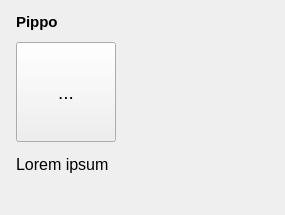
<?xml version="1.0" encoding="UTF-8"?>
<ui version="4.0">
 <class>ImageMessageFrame</class>
 <widget class="QFrame" name="ImageMessageFrame">
  <property name="geometry">
   <rect>
    <x>0</x>
    <y>0</y>
    <width>285</width>
    <height>215</height>
   </rect>
  </property>
  <property name="sizePolicy">
   <sizepolicy hsizetype="Preferred" vsizetype="Preferred">
    <horstretch>0</horstretch>
    <verstretch>0</verstretch>
   </sizepolicy>
  </property>
  <property name="maximumSize">
   <size>
    <width>16777215</width>
    <height>16777215</height>
   </size>
  </property>
  <property name="font">
   <font>
    <pointsize>14</pointsize>
   </font>
  </property>
  <property name="cursor">
   <cursorShape>PointingHandCursor</cursorShape>
  </property>
  <property name="frameShape">
   <enum>QFrame::NoFrame</enum>
  </property>
  <property name="frameShadow">
   <enum>QFrame::Plain</enum>
  </property>
  <property name="lineWidth">
   <number>0</number>
  </property>
  <widget class="QLabel" name="senderNameLabel">
   <property name="geometry">
    <rect>
     <x>16</x>
     <y>6</y>
     <width>380</width>
     <height>32</height>
    </rect>
   </property>
   <property name="palette">
    <palette>
     <active>
      <colorrole role="WindowText">
       <brush brushstyle="SolidPattern">
        <color alpha="255">
         <red>0</red>
         <green>0</green>
         <blue>0</blue>
        </color>
       </brush>
      </colorrole>
      <colorrole role="Button">
       <brush brushstyle="SolidPattern">
        <color alpha="255">
         <red>114</red>
         <green>159</green>
         <blue>207</blue>
        </color>
       </brush>
      </colorrole>
      <colorrole role="Light">
       <brush brushstyle="SolidPattern">
        <color alpha="255">
         <red>196</red>
         <green>225</green>
         <blue>255</blue>
        </color>
       </brush>
      </colorrole>
      <colorrole role="Midlight">
       <brush brushstyle="SolidPattern">
        <color alpha="255">
         <red>155</red>
         <green>192</green>
         <blue>231</blue>
        </color>
       </brush>
      </colorrole>
      <colorrole role="Dark">
       <brush brushstyle="SolidPattern">
        <color alpha="255">
         <red>57</red>
         <green>79</green>
         <blue>103</blue>
        </color>
       </brush>
      </colorrole>
      <colorrole role="Mid">
       <brush brushstyle="SolidPattern">
        <color alpha="255">
         <red>76</red>
         <green>106</green>
         <blue>138</blue>
        </color>
       </brush>
      </colorrole>
      <colorrole role="Text">
       <brush brushstyle="SolidPattern">
        <color alpha="255">
         <red>0</red>
         <green>0</green>
         <blue>0</blue>
        </color>
       </brush>
      </colorrole>
      <colorrole role="BrightText">
       <brush brushstyle="SolidPattern">
        <color alpha="255">
         <red>255</red>
         <green>255</green>
         <blue>255</blue>
        </color>
       </brush>
      </colorrole>
      <colorrole role="ButtonText">
       <brush brushstyle="SolidPattern">
        <color alpha="255">
         <red>0</red>
         <green>0</green>
         <blue>0</blue>
        </color>
       </brush>
      </colorrole>
      <colorrole role="Base">
       <brush brushstyle="SolidPattern">
        <color alpha="255">
         <red>255</red>
         <green>255</green>
         <blue>255</blue>
        </color>
       </brush>
      </colorrole>
      <colorrole role="Window">
       <brush brushstyle="SolidPattern">
        <color alpha="255">
         <red>114</red>
         <green>159</green>
         <blue>207</blue>
        </color>
       </brush>
      </colorrole>
      <colorrole role="Shadow">
       <brush brushstyle="SolidPattern">
        <color alpha="255">
         <red>0</red>
         <green>0</green>
         <blue>0</blue>
        </color>
       </brush>
      </colorrole>
      <colorrole role="AlternateBase">
       <brush brushstyle="SolidPattern">
        <color alpha="255">
         <red>184</red>
         <green>207</green>
         <blue>231</blue>
        </color>
       </brush>
      </colorrole>
      <colorrole role="ToolTipBase">
       <brush brushstyle="SolidPattern">
        <color alpha="255">
         <red>255</red>
         <green>255</green>
         <blue>220</blue>
        </color>
       </brush>
      </colorrole>
      <colorrole role="ToolTipText">
       <brush brushstyle="SolidPattern">
        <color alpha="255">
         <red>0</red>
         <green>0</green>
         <blue>0</blue>
        </color>
       </brush>
      </colorrole>
      <colorrole role="PlaceholderText">
       <brush brushstyle="SolidPattern">
        <color alpha="128">
         <red>0</red>
         <green>0</green>
         <blue>0</blue>
        </color>
       </brush>
      </colorrole>
     </active>
     <inactive>
      <colorrole role="WindowText">
       <brush brushstyle="SolidPattern">
        <color alpha="255">
         <red>0</red>
         <green>0</green>
         <blue>0</blue>
        </color>
       </brush>
      </colorrole>
      <colorrole role="Button">
       <brush brushstyle="SolidPattern">
        <color alpha="255">
         <red>114</red>
         <green>159</green>
         <blue>207</blue>
        </color>
       </brush>
      </colorrole>
      <colorrole role="Light">
       <brush brushstyle="SolidPattern">
        <color alpha="255">
         <red>196</red>
         <green>225</green>
         <blue>255</blue>
        </color>
       </brush>
      </colorrole>
      <colorrole role="Midlight">
       <brush brushstyle="SolidPattern">
        <color alpha="255">
         <red>155</red>
         <green>192</green>
         <blue>231</blue>
        </color>
       </brush>
      </colorrole>
      <colorrole role="Dark">
       <brush brushstyle="SolidPattern">
        <color alpha="255">
         <red>57</red>
         <green>79</green>
         <blue>103</blue>
        </color>
       </brush>
      </colorrole>
      <colorrole role="Mid">
       <brush brushstyle="SolidPattern">
        <color alpha="255">
         <red>76</red>
         <green>106</green>
         <blue>138</blue>
        </color>
       </brush>
      </colorrole>
      <colorrole role="Text">
       <brush brushstyle="SolidPattern">
        <color alpha="255">
         <red>0</red>
         <green>0</green>
         <blue>0</blue>
        </color>
       </brush>
      </colorrole>
      <colorrole role="BrightText">
       <brush brushstyle="SolidPattern">
        <color alpha="255">
         <red>255</red>
         <green>255</green>
         <blue>255</blue>
        </color>
       </brush>
      </colorrole>
      <colorrole role="ButtonText">
       <brush brushstyle="SolidPattern">
        <color alpha="255">
         <red>0</red>
         <green>0</green>
         <blue>0</blue>
        </color>
       </brush>
      </colorrole>
      <colorrole role="Base">
       <brush brushstyle="SolidPattern">
        <color alpha="255">
         <red>255</red>
         <green>255</green>
         <blue>255</blue>
        </color>
       </brush>
      </colorrole>
      <colorrole role="Window">
       <brush brushstyle="SolidPattern">
        <color alpha="255">
         <red>114</red>
         <green>159</green>
         <blue>207</blue>
        </color>
       </brush>
      </colorrole>
      <colorrole role="Shadow">
       <brush brushstyle="SolidPattern">
        <color alpha="255">
         <red>0</red>
         <green>0</green>
         <blue>0</blue>
        </color>
       </brush>
      </colorrole>
      <colorrole role="AlternateBase">
       <brush brushstyle="SolidPattern">
        <color alpha="255">
         <red>184</red>
         <green>207</green>
         <blue>231</blue>
        </color>
       </brush>
      </colorrole>
      <colorrole role="ToolTipBase">
       <brush brushstyle="SolidPattern">
        <color alpha="255">
         <red>255</red>
         <green>255</green>
         <blue>220</blue>
        </color>
       </brush>
      </colorrole>
      <colorrole role="ToolTipText">
       <brush brushstyle="SolidPattern">
        <color alpha="255">
         <red>0</red>
         <green>0</green>
         <blue>0</blue>
        </color>
       </brush>
      </colorrole>
      <colorrole role="PlaceholderText">
       <brush brushstyle="SolidPattern">
        <color alpha="128">
         <red>0</red>
         <green>0</green>
         <blue>0</blue>
        </color>
       </brush>
      </colorrole>
     </inactive>
     <disabled>
      <colorrole role="WindowText">
       <brush brushstyle="SolidPattern">
        <color alpha="255">
         <red>57</red>
         <green>79</green>
         <blue>103</blue>
        </color>
       </brush>
      </colorrole>
      <colorrole role="Button">
       <brush brushstyle="SolidPattern">
        <color alpha="255">
         <red>114</red>
         <green>159</green>
         <blue>207</blue>
        </color>
       </brush>
      </colorrole>
      <colorrole role="Light">
       <brush brushstyle="SolidPattern">
        <color alpha="255">
         <red>196</red>
         <green>225</green>
         <blue>255</blue>
        </color>
       </brush>
      </colorrole>
      <colorrole role="Midlight">
       <brush brushstyle="SolidPattern">
        <color alpha="255">
         <red>155</red>
         <green>192</green>
         <blue>231</blue>
        </color>
       </brush>
      </colorrole>
      <colorrole role="Dark">
       <brush brushstyle="SolidPattern">
        <color alpha="255">
         <red>57</red>
         <green>79</green>
         <blue>103</blue>
        </color>
       </brush>
      </colorrole>
      <colorrole role="Mid">
       <brush brushstyle="SolidPattern">
        <color alpha="255">
         <red>76</red>
         <green>106</green>
         <blue>138</blue>
        </color>
       </brush>
      </colorrole>
      <colorrole role="Text">
       <brush brushstyle="SolidPattern">
        <color alpha="255">
         <red>57</red>
         <green>79</green>
         <blue>103</blue>
        </color>
       </brush>
      </colorrole>
      <colorrole role="BrightText">
       <brush brushstyle="SolidPattern">
        <color alpha="255">
         <red>255</red>
         <green>255</green>
         <blue>255</blue>
        </color>
       </brush>
      </colorrole>
      <colorrole role="ButtonText">
       <brush brushstyle="SolidPattern">
        <color alpha="255">
         <red>57</red>
         <green>79</green>
         <blue>103</blue>
        </color>
       </brush>
      </colorrole>
      <colorrole role="Base">
       <brush brushstyle="SolidPattern">
        <color alpha="255">
         <red>114</red>
         <green>159</green>
         <blue>207</blue>
        </color>
       </brush>
      </colorrole>
      <colorrole role="Window">
       <brush brushstyle="SolidPattern">
        <color alpha="255">
         <red>114</red>
         <green>159</green>
         <blue>207</blue>
        </color>
       </brush>
      </colorrole>
      <colorrole role="Shadow">
       <brush brushstyle="SolidPattern">
        <color alpha="255">
         <red>0</red>
         <green>0</green>
         <blue>0</blue>
        </color>
       </brush>
      </colorrole>
      <colorrole role="AlternateBase">
       <brush brushstyle="SolidPattern">
        <color alpha="255">
         <red>114</red>
         <green>159</green>
         <blue>207</blue>
        </color>
       </brush>
      </colorrole>
      <colorrole role="ToolTipBase">
       <brush brushstyle="SolidPattern">
        <color alpha="255">
         <red>255</red>
         <green>255</green>
         <blue>220</blue>
        </color>
       </brush>
      </colorrole>
      <colorrole role="ToolTipText">
       <brush brushstyle="SolidPattern">
        <color alpha="255">
         <red>0</red>
         <green>0</green>
         <blue>0</blue>
        </color>
       </brush>
      </colorrole>
      <colorrole role="PlaceholderText">
       <brush brushstyle="SolidPattern">
        <color alpha="128">
         <red>0</red>
         <green>0</green>
         <blue>0</blue>
        </color>
       </brush>
      </colorrole>
     </disabled>
    </palette>
   </property>
   <property name="font">
    <font>
     <pointsize>11</pointsize>
     <weight>75</weight>
     <bold>true</bold>
    </font>
   </property>
   <property name="cursor">
    <cursorShape>PointingHandCursor</cursorShape>
   </property>
   <property name="text">
    <string>Pippo</string>
   </property>
  </widget>
  <widget class="QToolButton" name="imageToolButton">
   <property name="geometry">
    <rect>
     <x>16</x>
     <y>42</y>
     <width>100</width>
     <height>100</height>
    </rect>
   </property>
   <property name="cursor">
    <cursorShape>PointingHandCursor</cursorShape>
   </property>
   <property name="text">
    <string>...</string>
   </property>
  </widget>
  <widget class="QLabel" name="captionLabel">
   <property name="geometry">
    <rect>
     <x>16</x>
     <y>144</y>
     <width>171</width>
     <height>40</height>
    </rect>
   </property>
   <property name="font">
    <font>
     <pointsize>12</pointsize>
    </font>
   </property>
   <property name="text">
    <string>Lorem ipsum</string>
   </property>
  </widget>
 </widget>
 <resources/>
 <connections/>
</ui>
